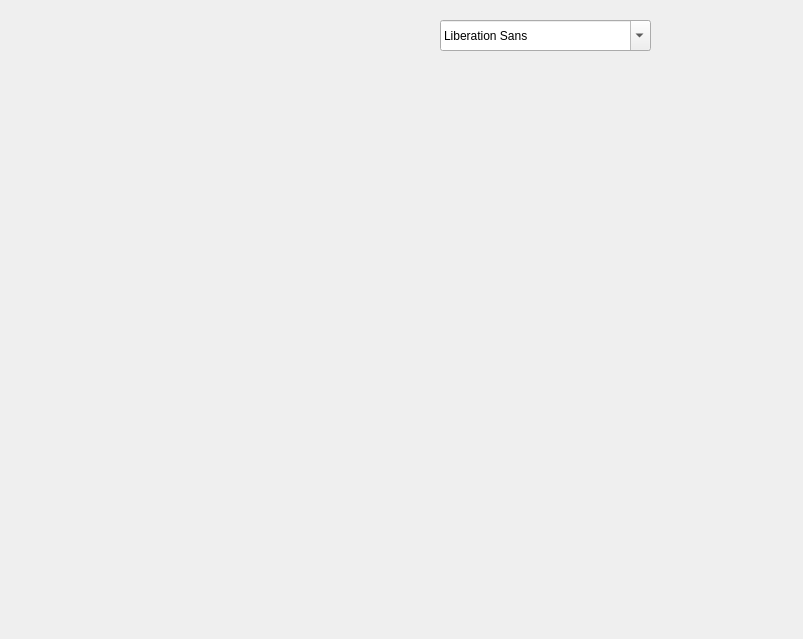
<?xml version="1.0" encoding="UTF-8"?>
<ui version="4.0">
 <class>TestQPainterClass</class>
 <widget class="QWidget" name="TestQPainterClass">
  <property name="geometry">
   <rect>
    <x>0</x>
    <y>0</y>
    <width>803</width>
    <height>639</height>
   </rect>
  </property>
  <property name="windowTitle">
   <string>TestQPainter</string>
  </property>
  <widget class="QFontComboBox" name="fontComboBox">
   <property name="geometry">
    <rect>
     <x>440</x>
     <y>20</y>
     <width>211</width>
     <height>31</height>
    </rect>
   </property>
  </widget>
 </widget>
 <layoutdefault spacing="6" margin="11"/>
 <resources>
  <include location="TestQPainter.qrc"/>
 </resources>
 <connections>
  <connection>
   <sender>fontComboBox</sender>
   <signal>currentFontChanged(QFont)</signal>
   <receiver>TestQPainterClass</receiver>
   <slot>update()</slot>
   <hints>
    <hint type="sourcelabel">
     <x>542</x>
     <y>40</y>
    </hint>
    <hint type="destinationlabel">
     <x>962</x>
     <y>385</y>
    </hint>
   </hints>
  </connection>
 </connections>
</ui>
